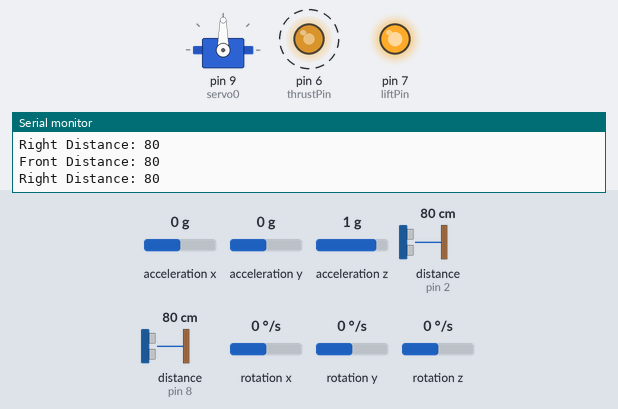
Bench run of a sketch on a simulated Arduino Uno, built with avr-gcc and run on an emulated ATmega328P. Parts: servo, output pins drawn as LEDs (lit = HIGH), the last lines printed to the serial monitor. Wiring (inferred from the names in the program): MPU-6050 motion sensor at I2C address 0x68. Dashed ring = blinking. The test bench sets the inputs (shaded band); at power-on: distance to the obstacle (sensors on pin 8, pin 2) 80 cm, acceleration x 0 g, acceleration y 0 g, acceleration z 1 g, rotation x 0 °/s, rotation y 0 °/s, rotation z 0 °/s. The echo pulse lasts 58.3 µs per cm; the sensor or clock chip raises its interrupt line as the real part does.

Above: at 2.7 s.
2.8 s: distance to the obstacle (sensor on pin 8) set to 48 cm
5.8 s: distance to the obstacle (sensor on pin 8) set to 40 cm
At 6.6 s:
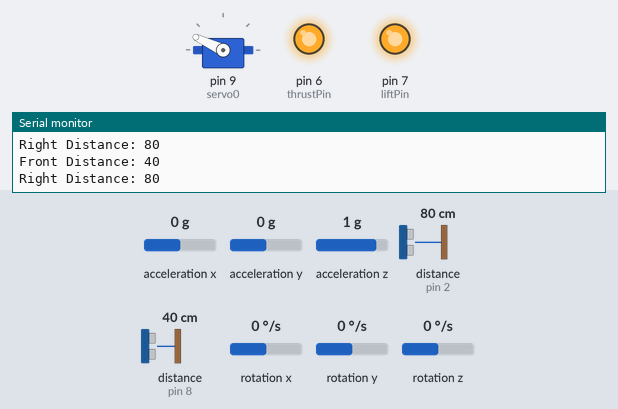
8.8 s: distance to the obstacle (sensor on pin 2) set to 23 cm
11.8 s: distance to the obstacle (sensor on pin 2) set to 19 cm
At 12.4 s:
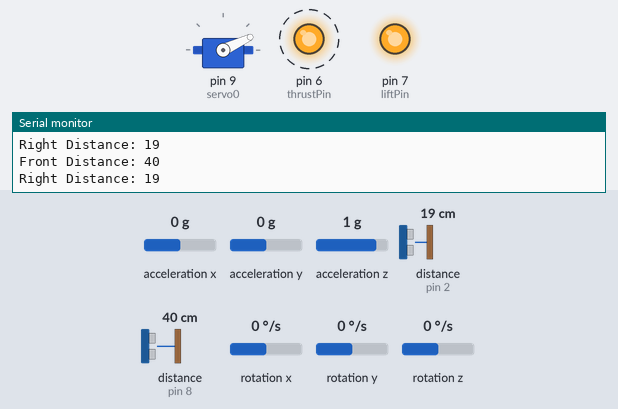
14.8 s: distance to the obstacle (sensor on pin 2) set to 35 cm
At 15.3 s:
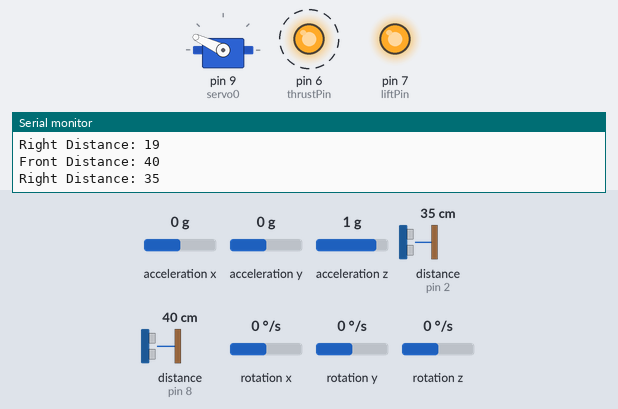
17.8 s: distance to the obstacle (sensor on pin 2) set to 2 cm
At 18.5 s:
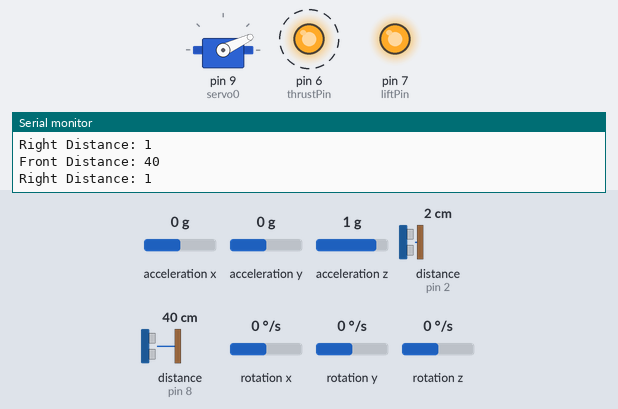
Timing chart, 0 to 21.8 s (numbered marks = the images above; inputs shaded):
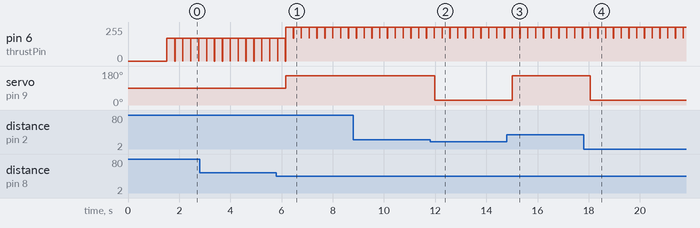

The sketch:

test1.ino
```cpp
// I2Cdev and MPU6050 must be installed as libraries, or else the .cpp/.h files
// for both classes must be in the include path of your project
#include "I2Cdev.h"
#include <Servo.h>
#include "MPU6050_6Axis_MotionApps20.h"
#include <NewPing.h>
#define MAX_DISTANCE 400 // Maximum distance we want to measure (in centimeters).
// Arduino Wire library is required if I2Cdev I2CDEV_ARDUINO_WIRE implementation
// is used in I2Cdev.h
#if I2CDEV_IMPLEMENTATION == I2CDEV_ARDUINO_WIRE
    #include "Wire.h"
#endif
#define INTERRUPT_PIN 2

Servo servo0;
MPU6050 mpu;
void calculate_IMU_error();
// -------------------------------------------IMU--------------------------------------------
// MPU control/status vars
bool dmpReady = false;  // set true if DMP init was successful
uint8_t mpuIntStatus;   // holds actual interrupt status byte from MPU
uint8_t devStatus;      // return status after each device operation (0 = success, !0 = error)
uint16_t packetSize;    // expected DMP packet size (default is 42 bytes)
uint16_t fifoCount;     // count of all bytes currently in FIFO
uint8_t fifoBuffer[64]; // FIFO storage buffer

// orientation/motion vars
Quaternion q;
VectorFloat gravity;
float ypr[3];           // [yaw, pitch, roll]   yaw/pitch/roll container and gravity vector

volatile bool mpuInterrupt = false;     // indicates whether MPU interrupt pin has gone high
void dmpDataReady() {
    mpuInterrupt = true;
}

const int MPU = 0x68; // MPU6050 I2C address
float AccX, AccY, AccZ;
float GyroX, GyroY, GyroZ;
float accAngleX, accAngleY, gyroAngleX, gyroAngleY, gyroAngleZ;
float roll, pitch, yaw;
float AccErrorX, AccErrorY, GyroErrorX, GyroErrorY, GyroErrorZ;
float elapsedTime, currentTime, previousTime;
int c = 0; int j = 0;
float correct;
// ------------------------------------------------------------------------------------------------

// US SENSOR SPECIFIC
// FRONT = P10
int frontTrigPin = 12; // yellow jumper --> PB4: pin 12
int frontEchoPin = 8;// blue jumper --> PB0 : pin 8
// Right = P6
int rightTrigPin = 11; // yellow jumper --> PB3 : pin 11
int rightEchoPin = 2; // blue jumper --> PD2 : pin 2

NewPing frontSensor(frontTrigPin, frontEchoPin, MAX_DISTANCE);
NewPing rightSensor(rightTrigPin, rightEchoPin, MAX_DISTANCE);

// LEFT = P13
//int leftTrigPin = 13; // yellow jumper --> PB5 : pin 13
//int leftEchoPin = 3;// blue jumper --> PD3 : pin 3

// lift fan P17
int liftPin = 7; // PD7
// thrust fan P4
int thrustPin = 6; // PD6

int frontSensorDistance;
int rightSensorDistance;
//int leftSensorDistance;

int prevFrontSensorDistance = -1;
int prevRightSensorDistance = -1;

int turnDirection = 0; // 0=>forward --- 1=>TURN RIGHT --- 2=>TURN LEFT
int futureDirection = 0;
bool turnStart = false;

const int ledPin = 13;      // activity LED pin
bool blinkState = false; // state of the LED

void setup() {
// join I2C bus (I2Cdev library doesn't do this automatically)
    #if I2CDEV_IMPLEMENTATION == I2CDEV_ARDUINO_WIRE
        Wire.begin();
        Wire.setClock(400000); // 400kHz I2C clock. Comment this line if having compilation difficulties
    #elif I2CDEV_IMPLEMENTATION == I2CDEV_BUILTIN_FASTWIRE
        Fastwire::setup(400, true);
    #endif

    pinMode(liftPin, OUTPUT);
    pinMode(thrustPin, OUTPUT);
    servo0.attach(9);

    Serial.begin(115200);
    while (!Serial);
    mpu.initialize();
    pinMode(INTERRUPT_PIN, INPUT);
    Serial.println(mpu.testConnection() ? F("MPU6050 connection successful") : F("MPU6050 connection failed"));

    devStatus = mpu.dmpInitialize();

    mpu.setXGyroOffset(220);
    mpu.setYGyroOffset(76);
    mpu.setZGyroOffset(-85);
    mpu.setZAccelOffset(1788); // 1688 factory default for my test chip

    if (devStatus == 0) {
        // Calibration Time: generate offsets and calibrate our MPU6050
        mpu.CalibrateAccel(6);
        mpu.CalibrateGyro(6);
        mpu.PrintActiveOffsets();
        // turn on the DMP, now that it's ready
        Serial.println(F("Enabling DMP..."));
        mpu.setDMPEnabled(true);

        // enable Arduino interrupt detection
        Serial.print(F("Enabling interrupt detection (Arduino external interrupt "));
        Serial.print(digitalPinToInterrupt(INTERRUPT_PIN));
        Serial.println(F(")..."));
        attachInterrupt(digitalPinToInterrupt(INTERRUPT_PIN), dmpDataReady, RISING);
        mpuIntStatus = mpu.getIntStatus();

        // set our DMP Ready flag so the main loop() function knows it's okay to use it
        Serial.println(F("DMP ready! Waiting for first interrupt..."));
        dmpReady = true;

        // get expected DMP packet size for later comparison
        packetSize = mpu.dmpGetFIFOPacketSize();
    } else {
        // ERROR!
        // 1 = initial memory load failed
        // 2 = DMP configuration updates failed
        // (if it's going to break, usually the code will be 1)
        Serial.print(F("DMP Initialization failed (code "));
        Serial.print(devStatus);
        Serial.println(F(")"));
    }
  Wire.begin();                      // Initialize comunication
  Wire.beginTransmission(MPU);       // Start communication with MPU6050 // MPU=0x68
  Wire.write(0x6B);                  // Talk to the register 6B
  Wire.write(0x00);                  // Make reset - place a 0 into the 6B register
  Wire.endTransmission(true);        //end the transmission
  calculate_IMU_error();
  delay(20);

  // COM2A1 --> clear OC2A on compare match
  // COM2B1 --> clear OC2B on compare match
  TCCR2A = (1 << COM2A1) | (1 << COM2B1) | (1 << WGM21) | (1 << WGM20); // WGM --> WaveForm Generation Mode
  // set prescaler to 64 (i.e. divide clock speed of timer 1)
  TCCR2B = (1 << CS22);

    delay(500);
    digitalWrite(liftPin, HIGH);
    analogWrite(thrustPin, 170);
}

void loop() {
  if (!dmpReady) return;
  if (mpu.dmpGetCurrentFIFOPacket(fifoBuffer)) { // Get the Latest packet
      mpu.dmpGetQuaternion(&q, fifoBuffer);
      mpu.dmpGetGravity(&gravity, &q);
      mpu.dmpGetYawPitchRoll(ypr, &q, &gravity);
      ypr[0] = ypr[0] * 180 / M_PI;
      ypr[1] = ypr[1] * 180 / M_PI;
      ypr[2] = ypr[2] * 180 / M_PI;
      if (j <= 300) {
        correct = ypr[0]; // Yaw starts at random value, so we capture last value after 300 readings
        j++;
      } else {
        ypr[0] = ypr[0] - correct;
      }
//    Serial.print("Yaw: ");
//    Serial.println(ypr[0]);
  }
//  int diff = abs(ypr[0] - futureDirection);
      if(turnDirection == 1) {
        //TURN LEFT
        if(turnStart) {
          servo0.write(150);
          delay(50);
        }
        servo0.write(25);
        analogWrite(thrustPin, 255);
        turnStart = 0;
      } else if(turnDirection == 2) {
        //TURN RIGHT
        if(turnStart) {
          servo0.write(35);
         delay(50);
        }
        servo0.write(155);
        analogWrite(thrustPin, 255);
        turnStart = 0;

      } else {
        //GO STRAIGHT
        servo0.write(90);
        analogWrite(thrustPin, 170);

      }

    frontSensorDistance = frontSensor.ping_median(6);
    rightSensorDistance = rightSensor.ping_median(6);
    frontSensorDistance = (frontSensorDistance * 0.034342)/2;
    rightSensorDistance = (rightSensorDistance * 0.034342)/2;

     Serial.print("Front Distance: ");
     Serial.println(frontSensorDistance);

     Serial.print("Right Distance: ");
     Serial.println(rightSensorDistance);

    if(turnDirection == 0 && frontSensorDistance < 100 ) {
      analogWrite(thrustPin, 0);
    } else {
      analogWrite(thrustPin, 170);
    }


      if(frontSensorDistance < 45 && frontSensorDistance > 2) {
        if(rightSensorDistance > 20) {
          // NEED TO TURN RIGHT
          turnDirection = 2;
          futureDirection = futureDirection + 90;
        } else {
          // NEED TO TURN LEFT
          turnDirection = 1;
          futureDirection = futureDirection - 90;
        }
      } else {
        turnDirection = 0;
      }


  blinkState = !blinkState;
  digitalWrite(ledPin, blinkState);
}


void calculate_IMU_error() {
  // We can call this funtion in the setup section to calculate the accelerometer and gyro data error. From here we will get the error values used in the above equations printed on the Serial Monitor.
  // Note that we should place the IMU flat in order to get the proper values, so that we then can the correct values
  // Read accelerometer values 200 times
  while (c < 200) {
    Wire.beginTransmission(MPU);
    Wire.write(0x3B);
    Wire.endTransmission(false);
    Wire.requestFrom(MPU, 6, true);
    AccX = (Wire.read() << 8 | Wire.read()) / 16384.0 ;
    AccY = (Wire.read() << 8 | Wire.read()) / 16384.0 ;
    AccZ = (Wire.read() << 8 | Wire.read()) / 16384.0 ;

    // Sum all readings
    AccErrorX = AccErrorX + ((atan((AccY) / sqrt(pow((AccX), 2) + pow((AccZ), 2))) * 180 / PI));
    AccErrorY = AccErrorY + ((atan(-1 * (AccX) / sqrt(pow((AccY), 2) + pow((AccZ), 2))) * 180 / PI));
    c++;
  }
  //Divide the sum by 200 to get the error value
  AccErrorX = AccErrorX / 200;
  AccErrorY = AccErrorY / 200;
  c = 0;
  // Read gyro values 200 times
  while (c < 200) {
    Wire.beginTransmission(MPU);
    Wire.write(0x43);
    Wire.endTransmission(false);
    Wire.requestFrom(MPU, 6, true);
    GyroX = Wire.read() << 8 | Wire.read();
    GyroY = Wire.read() << 8 | Wire.read();
    GyroZ = Wire.read() << 8 | Wire.read();
    // Sum all readings
    GyroErrorX = GyroErrorX + (GyroX / 131.0);
    GyroErrorY = GyroErrorY + (GyroY / 131.0);
    GyroErrorZ = GyroErrorZ + (GyroZ / 131.0);
    c++;
  }
  //Divide the sum by 200 to get the error value
  GyroErrorX = GyroErrorX / 200;
  GyroErrorY = GyroErrorY / 200;
  GyroErrorZ = GyroErrorZ / 200;

}
```

Measured:
- the behaviour switches between 45 and 44 cm on distance to the obstacle (sensor on pin 8) (found by bisection; images 0 and 1)
- the behaviour switches between 21 and 20 cm on distance to the obstacle (sensor on pin 2) (found by bisection; images 1 and 2)
- after the input at 5.8 s, servo on pin 9 (servo0): 90° → 155° after 0.36 s
- after the input at 11.8 s, servo on pin 9 (servo0): 155° → 25° after 0.18 s
- after the input at 14.8 s, servo on pin 9 (servo0): 25° → 155° after 0.21 s
- after the input at 17.8 s, servo on pin 9 (servo0): 155° → 25° after 0.26 s
- by itself, pin 6 (thrustPin): alternates 255/255 for 0.29 s and 170/255 for 0.01 s
